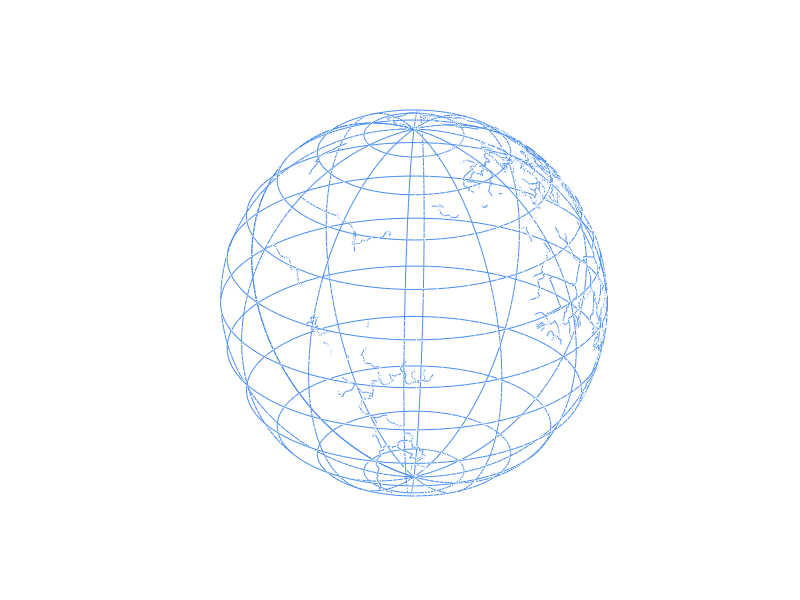

Here is the MATLAB script that generated this plot: (Note: this script raises an error after producing the figure.)
function h = LoadEarthMap( name )         

%% Creates a figure with Earth texturemap, political boundaries, and lat/lon.
%   Loads the file EarthMapData.mat
%
%   Since version 10.
%--------------------------------------------------------------------------
%   Form:
%   h = LoadEarthMap( name )
%--------------------------------------------------------------------------
%
%   ------
%   Inputs
%   ------
%   name       (1,:) Figure title
%
%   -------
%   Outputs
%   -------
%   h           Handle to the figure
%
%--------------------------------------------------------------------------

%--------------------------------------------------------------------------
%   Copyright (c) 2010 Princeton Satellite Systems, Inc.
%   All rights reserved.
%--------------------------------------------------------------------------

% This file contains political lines, latitude and longitude lines, and a
% 360x720 true color Earth image.
%------------------------
load('EarthMapData.mat'); 

if( nargin < 1 )
    name = 'Earth Map';
end

n1 = 61;
n2 = 91;
a1 = linspace(0,180,n1)*pi/180;
a2 = linspace(-180,180,n2)*pi/180;
th = repmat(a1',[1 n2]);
ph = repmat(a2,[n1 1]);
Reg = 6378.14+1;
Re = 6378.14;

h=figure('color','k','renderer','opengl','name',name,'tag','PlotPSS');
axes('parent',h,'visible','off','dataaspectratio',[1 1 1],...
	'cameraviewAngleMode','manual','cameraviewangle',5,...
    'view',[33,26]);
gcol = [.28 .55 .95];
line(political.XData*Reg,political.YData*Reg,political.ZData*Reg,'color',gcol)
hold on
line(latLines.XData*Reg, latLines.YData*Reg, latLines.ZData*Reg, 'color',gcol)
line(longLines.XData*Reg,longLines.YData*Reg,longLines.ZData*Reg,'color',gcol)
surf(Re*sin(th).*cos(ph), Re*sin(th).*sin(ph), Re*cos(th), double(cdata)/255,...
  'facecolor','texturemap','edgecolor','none');

cameratoolbar(h,'setmode','orbit');
Watermark( 'Spacecraft Control Toolbox', h );
set(h,'inverthardcopy','off');


%--------------------------------------
% PSS internal file version information
%--------------------------------------
% $Date: 2017-05-25 13:13:30 -0400 (Thu, 25 May 2017) $
% $Revision: 44688 $
